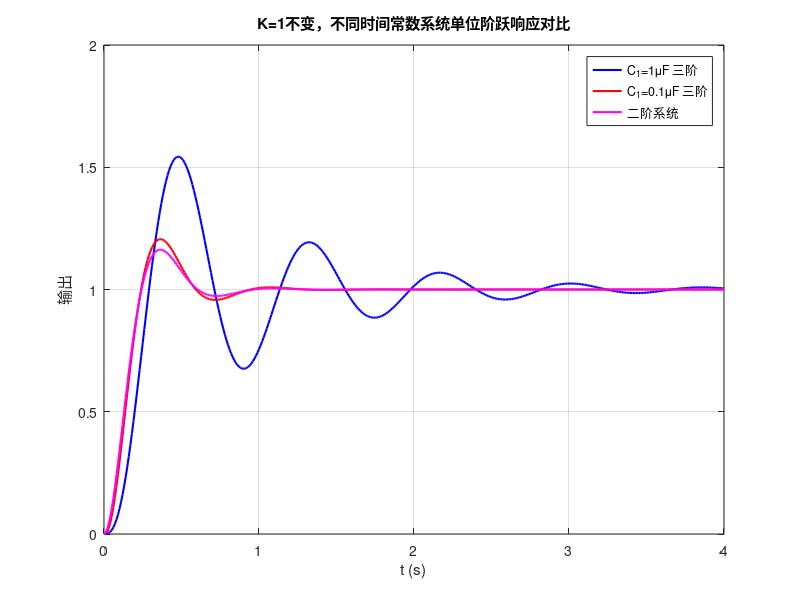

The MATLAB source for this figure: (Note: this script raises an error after producing the figure.)
%% 自控实验 任务三：开环增益不变K=1，不同时间常数对动态性能影响
clear; clc; close all;

%% =========子任务1：C1=1uF 三阶系统=========
num1 = 10;
den1 = conv([1 0], conv([0.1 1], [0.1 1]));
G1 = tf(num1, den1);
sys1 = feedback(G1,1); %单位负反馈闭环

%% =========子任务2：C1=0.1uF 三阶系统=========
num2 = 10;
den2 = conv([1 0], conv([0.1 1], [0.01 1]));
G2 = tf(num2, den2);
sys2 = feedback(G2,1);

%% =========子任务3：二阶系统（移除第二个惯性环节）=========
num3 =10;
den3 = conv([1 0], [0.1 1]);
G3 = tf(num3, den3);
sys3 = feedback(G3,1);

%% =========绘制阶跃响应，三条曲线放同一画布=========
figure('Name','任务三：三组系统阶跃响应对比');
t = 0:0.01:4;
[y1,~] = step(sys1, t);
[y2,~] = step(sys2, t);
[y3,~] = step(sys3, t);

plot(t,y1,'b-','LineWidth',1.5); hold on;
plot(t,y2,'r-','LineWidth',1.5);
plot(t,y3,'m-','LineWidth',1.5);

legend('C_1=1\muF 三阶','C_1=0.1\muF 三阶','二阶系统','Location','best');
grid on;
title('K=1不变，不同时间常数系统单位阶跃响应对比');
xlabel('t (s)'); ylabel('输出');
hold off;

%% =========自动求取动态指标（5%误差带，适合实验报告）=========
info1 = stepinfo(sys1,'SettlingTimeThreshold',0.05);
info2 = stepinfo(sys2,'SettlingTimeThreshold',0.05);
info3 = stepinfo(sys3,'SettlingTimeThreshold',0.05);

fprintf('\n=====C1=1uF 三阶系统指标=====\n');
fprintf('超调量 Mp = %.2f %% \n',info1.Overshoot);
fprintf('峰值时间 tp = %.3f s \n',info1.PeakTime);
fprintf('调节时间 ts = %.3f s \n',info1.SettlingTime);

fprintf('\n=====C1=0.1uF 三阶系统指标=====\n');
fprintf('超调量 Mp = %.2f %% \n',info2.Overshoot);
fprintf('峰值时间 tp = %.3f s \n',info2.PeakTime);
fprintf('调节时间 ts = %.3f s \n',info2.SettlingTime);

fprintf('\n=====二阶系统指标=====\n');
fprintf('超调量 Mp = %.2f %% \n',info3.Overshoot);
fprintf('峰值时间 tp = %.3f s \n',info3.PeakTime);
fprintf('调节时间 ts = %.3f s \n',info3.SettlingTime);
